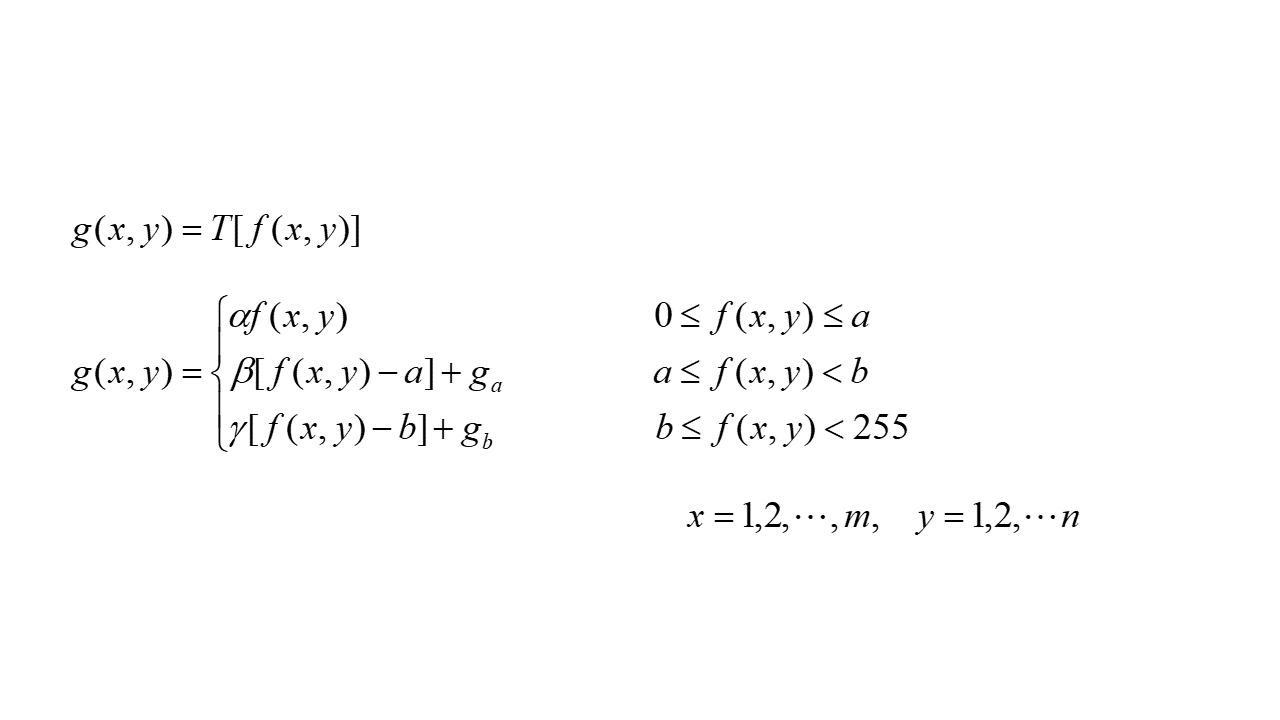
%> input picture img/img_1.png, 1280 x 720 px
$ octave --eval "result = nonliner_log(imread('img/img_1.png'));"   (GNU Octave 9; MATLAB toolbox functions it lacks are replaced by stand-ins)
%> lines starting %> are read from the running program, lines starting %| are printed output that depends on the picture

function out = nonliner_log(Img, pra)
% 图像非线性变换
% 输入参数Img——原图像
% 输入参数pra——尺度比例系数
% 输出参数out——对数拉伸后的图像
% 参数设定
if nargin == 1
    c = 1;
else
    c = pra(1);
end
% 读入图像
I = Img;
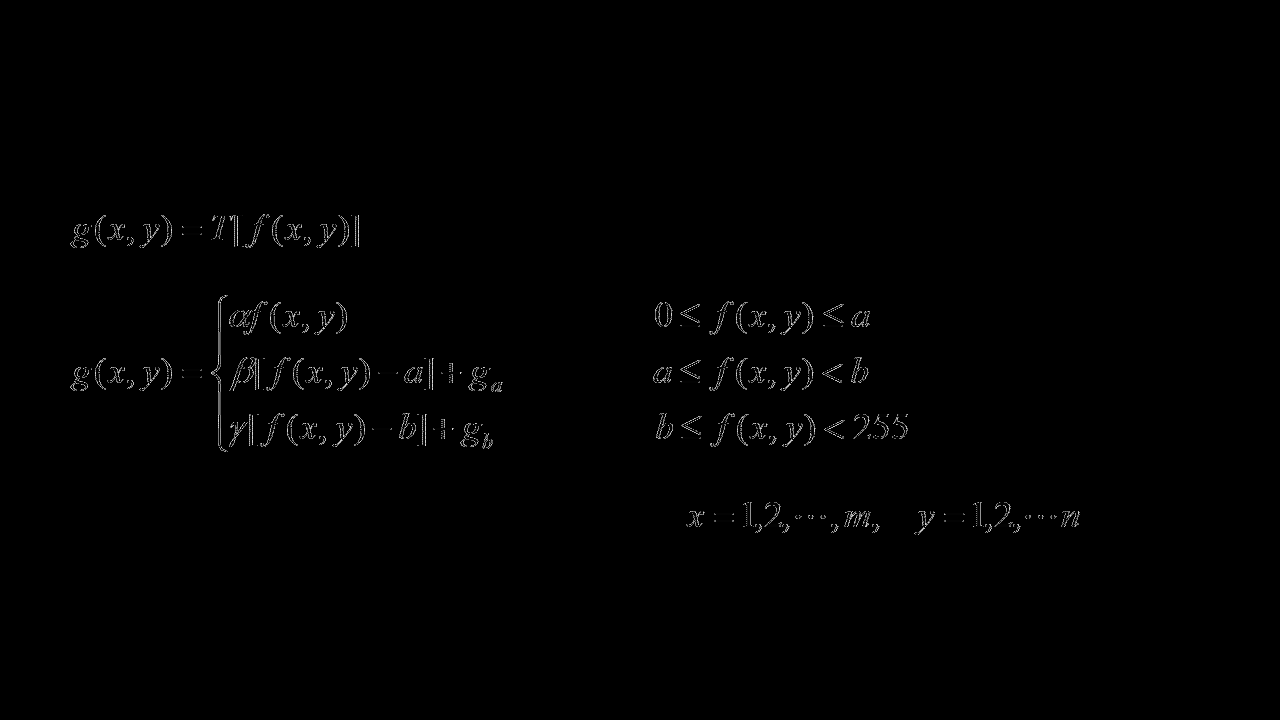
%> I: size 720x1280 uint8; min 0, max 212, mean 1.2
if ndims(I) == 3
    % 转换成灰度图像
    I = rgb2gray(I);
end
figure;
subplot(2, 2, 1); imshow(Img); title('原图')
subplot(2, 2, 2); imhist(I); title('原图像直方图')
% 对数拉伸处理
out = im2uint8(mat2gray(c*log(1+double(I))));
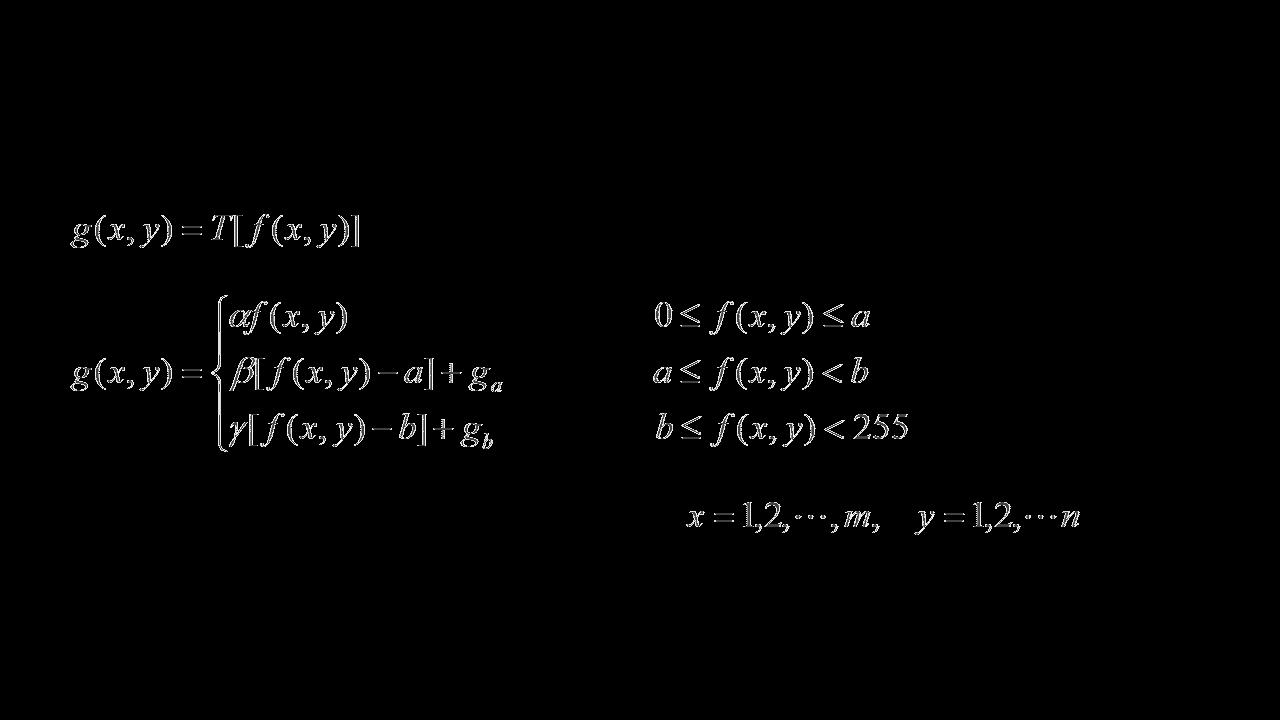
%> out: size 720x1280 uint8; min 0, max 255, mean 2.6
subplot(2, 2, 3); imshow(out, []); title('对数拉伸变换图像')
subplot(2, 2, 4); imhist(out); title('对数拉伸变换图像直方图')
%> after `title('对数拉伸变换图像直方图')`:
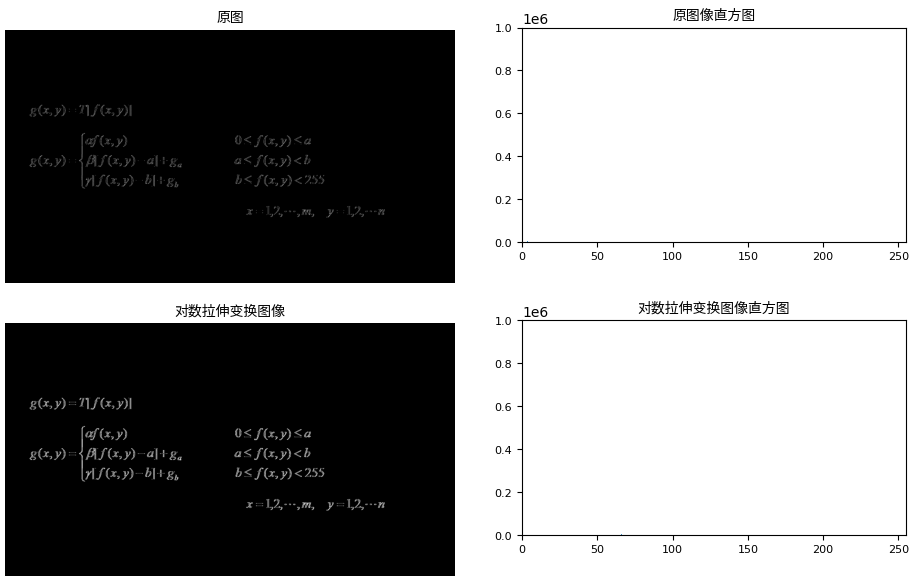
%> figure redrawn from the program's plot data, 4 panels
[rows, cols] = size(I); % 图像维数
%> rows = 720; cols = 1280
x = linspace(0, max(rows, cols))+1;
%> x = 100 values from 1 to 1281
%> `result = nonliner_log(imread('img/img_1.png'));`:
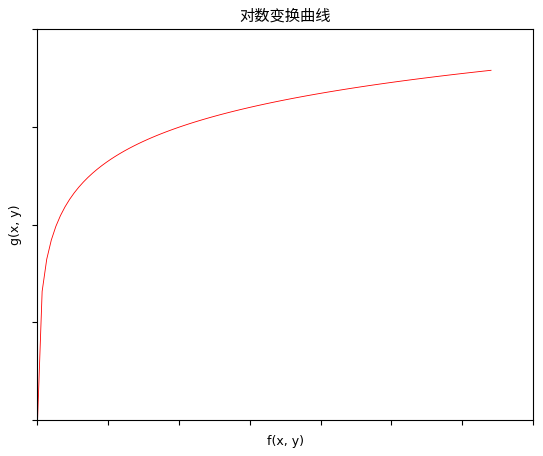
%> figure redrawn from the program's plot data; curve peaks at x = 1281, y = 7.16
figure;
plot(x, log(x), 'r-')
title('对数变换曲线');
set(gca, 'xticklabel', [], 'yticklabel', []);
xlabel('f(x, y)');
ylabel('g(x, y)');

$ run again, on img/img_2.png
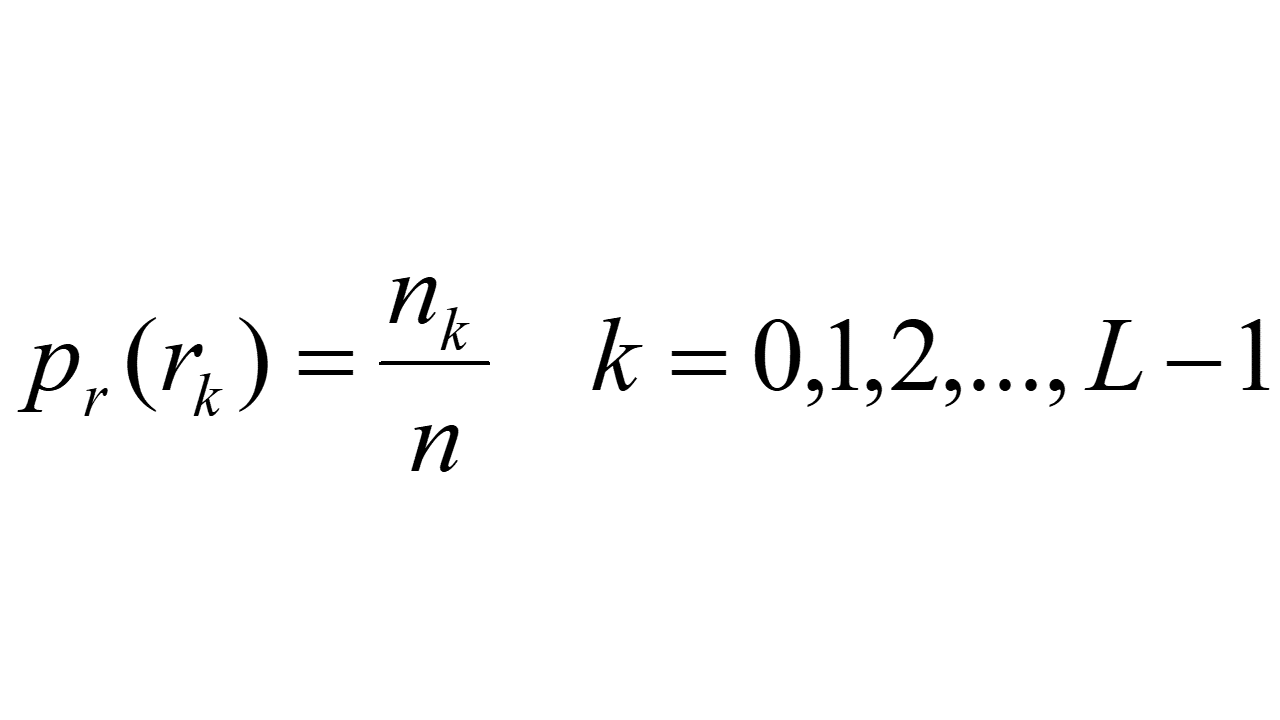
%> input picture img/img_2.png, 1280 x 720 px
%> in nonliner_log, `out = im2uint8(mat2gray(c*log(1+double(I))));`:
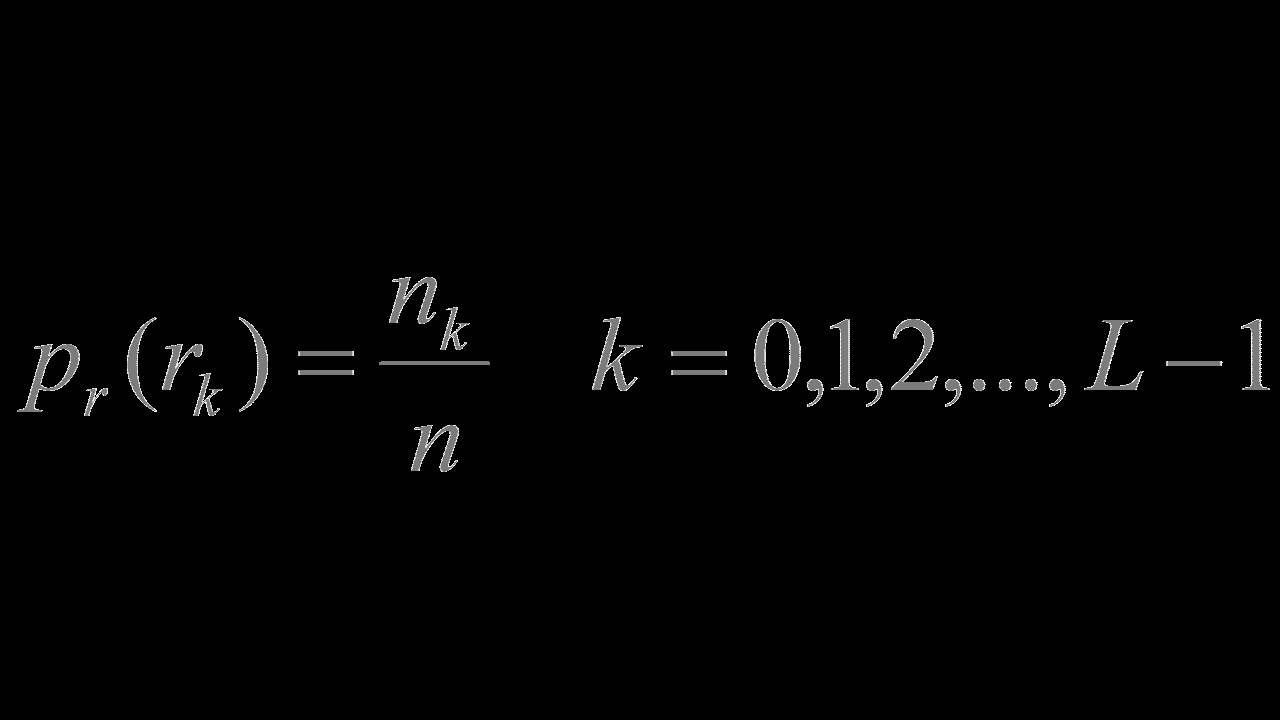
%> out: size 720x1280 uint8; min 0, max 255, mean 2.7
%> in nonliner_log, `title('对数拉伸变换图像直方图')`:
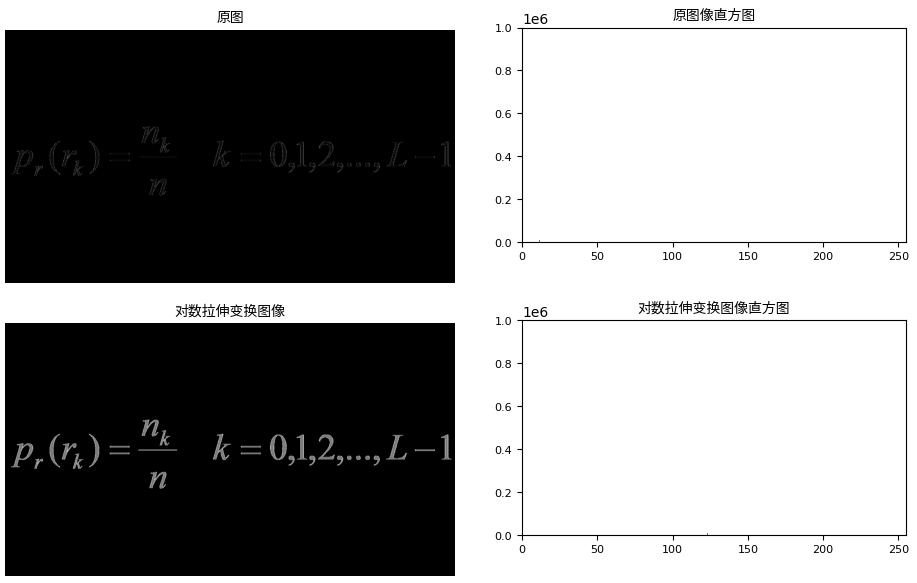
%> figure redrawn from the program's plot data, 4 panels

$ run again, on img/img_3.png
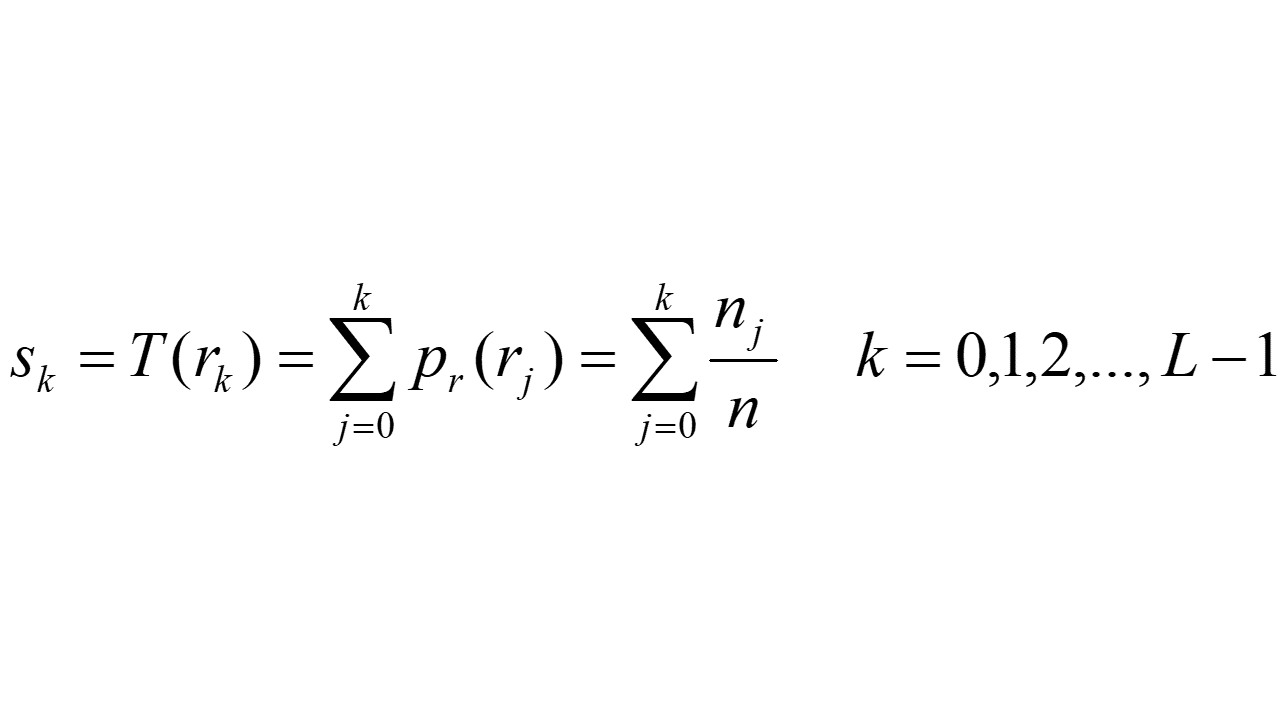
%> input picture img/img_3.png, 1280 x 720 px
%> in nonliner_log, `out = im2uint8(mat2gray(c*log(1+double(I))));`:
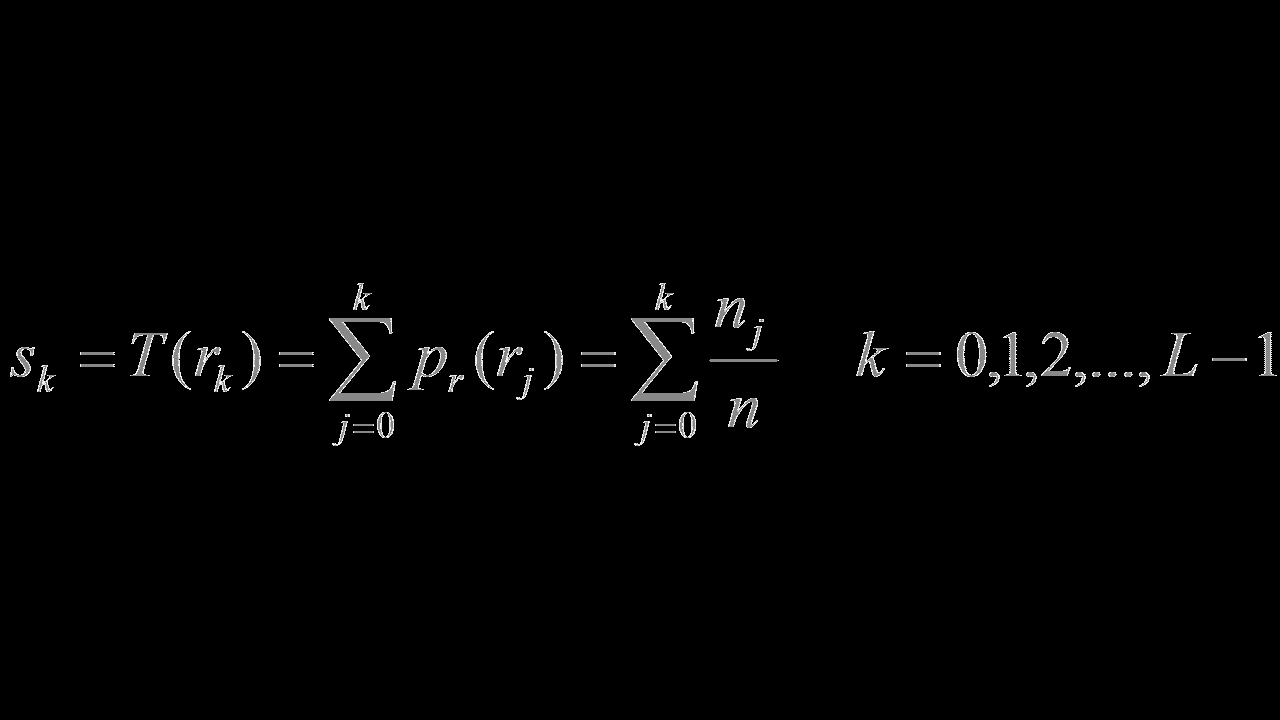
%> out: size 720x1280 uint8; min 0, max 255, mean 2.6
%> in nonliner_log, `title('对数拉伸变换图像直方图')`:
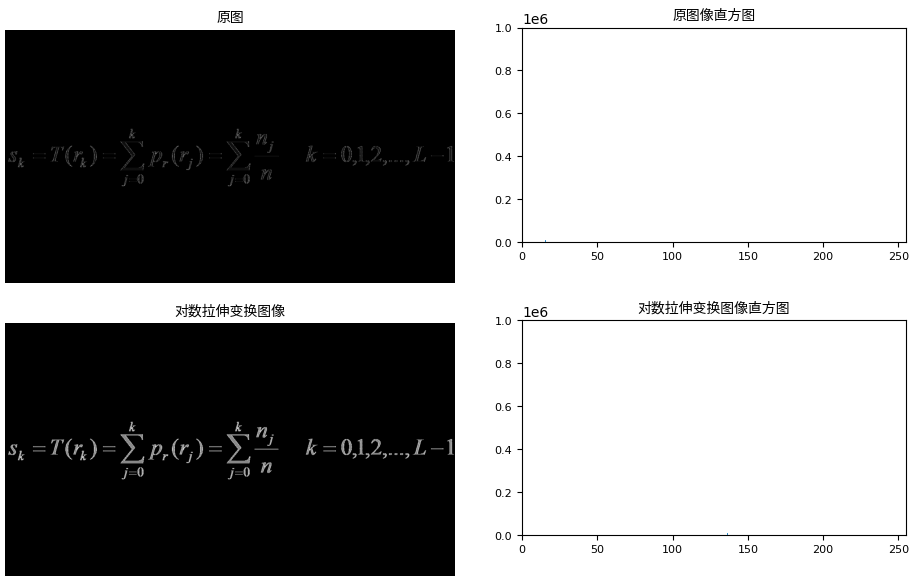
%> figure redrawn from the program's plot data, 4 panels
